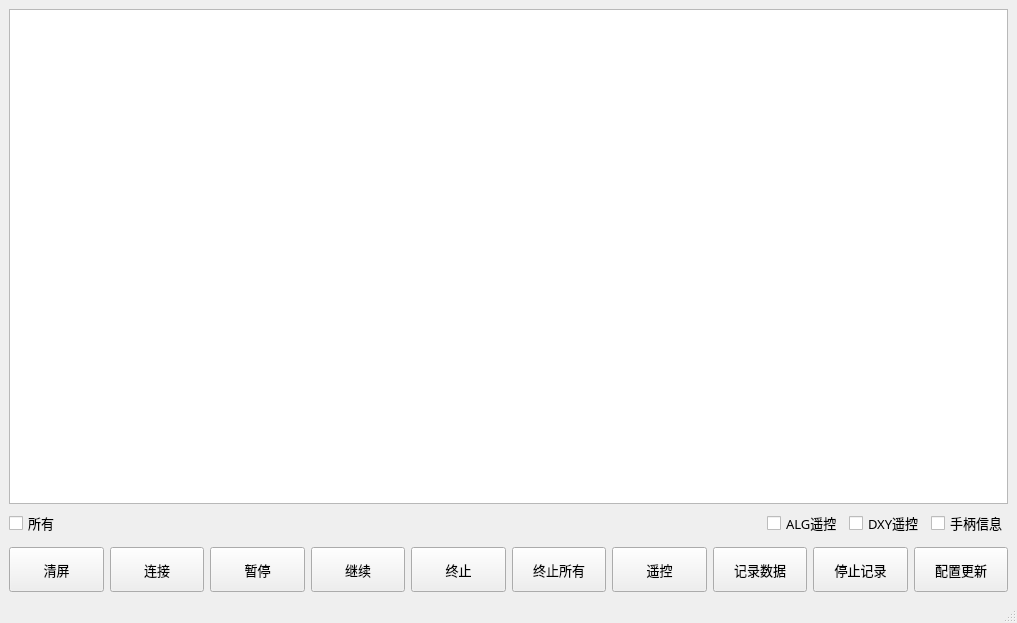
<?xml version="1.0" encoding="UTF-8"?>
<ui version="4.0">
 <class>MainWindow</class>
 <widget class="QMainWindow" name="MainWindow">
  <property name="geometry">
   <rect>
    <x>0</x>
    <y>0</y>
    <width>1017</width>
    <height>623</height>
   </rect>
  </property>
  <property name="windowTitle">
   <string>MainWindow</string>
  </property>
  <widget class="QWidget" name="centralwidget">
   <layout class="QVBoxLayout" name="verticalLayout">
    <item>
     <layout class="QFormLayout" name="fmLayoutRobot"/>
    </item>
    <item>
     <widget class="QTextBrowser" name="tb">
      <property name="font">
       <font>
        <family>Consolas</family>
        <pointsize>10</pointsize>
       </font>
      </property>
      <property name="locale">
       <locale language="Chinese" country="China"/>
      </property>
      <property name="readOnly">
       <bool>true</bool>
      </property>
     </widget>
    </item>
    <item>
     <layout class="QHBoxLayout" name="hzLayoutCheck">
      <item>
       <layout class="QHBoxLayout" name="hzLayoutCheckRobot">
        <item>
         <widget class="QCheckBox" name="cbAll">
          <property name="font">
           <font>
            <family>等线</family>
            <pointsize>10</pointsize>
           </font>
          </property>
          <property name="text">
           <string>所有</string>
          </property>
         </widget>
        </item>
       </layout>
      </item>
      <item>
       <spacer name="horizontalSpacer">
        <property name="orientation">
         <enum>Qt::Horizontal</enum>
        </property>
        <property name="sizeHint" stdset="0">
         <size>
          <width>40</width>
          <height>20</height>
         </size>
        </property>
       </spacer>
      </item>
      <item>
       <widget class="QCheckBox" name="cbTeleAlg">
        <property name="font">
         <font>
          <family>等线</family>
          <pointsize>10</pointsize>
         </font>
        </property>
        <property name="text">
         <string>ALG遥控</string>
        </property>
       </widget>
      </item>
      <item>
       <widget class="QCheckBox" name="cbTeleXY">
        <property name="font">
         <font>
          <family>等线</family>
          <pointsize>10</pointsize>
         </font>
        </property>
        <property name="text">
         <string>DXY遥控</string>
        </property>
       </widget>
      </item>
      <item>
       <widget class="QCheckBox" name="cbJoy">
        <property name="font">
         <font>
          <family>等线</family>
          <pointsize>10</pointsize>
         </font>
        </property>
        <property name="text">
         <string>手柄信息</string>
        </property>
       </widget>
      </item>
     </layout>
    </item>
    <item>
     <spacer name="verticalSpacer">
      <property name="orientation">
       <enum>Qt::Vertical</enum>
      </property>
      <property name="sizeType">
       <enum>QSizePolicy::Minimum</enum>
      </property>
      <property name="sizeHint" stdset="0">
       <size>
        <width>20</width>
        <height>5</height>
       </size>
      </property>
     </spacer>
    </item>
    <item>
     <layout class="QHBoxLayout" name="horizontalLayout">
      <item>
       <widget class="QPushButton" name="btnClear">
        <property name="minimumSize">
         <size>
          <width>0</width>
          <height>45</height>
         </size>
        </property>
        <property name="font">
         <font>
          <family>等线</family>
          <pointsize>10</pointsize>
         </font>
        </property>
        <property name="text">
         <string>清屏</string>
        </property>
       </widget>
      </item>
      <item>
       <widget class="QPushButton" name="btnConnect">
        <property name="minimumSize">
         <size>
          <width>0</width>
          <height>45</height>
         </size>
        </property>
        <property name="font">
         <font>
          <family>等线</family>
          <pointsize>10</pointsize>
         </font>
        </property>
        <property name="text">
         <string>连接</string>
        </property>
       </widget>
      </item>
      <item>
       <widget class="QPushButton" name="btnPause">
        <property name="minimumSize">
         <size>
          <width>0</width>
          <height>45</height>
         </size>
        </property>
        <property name="font">
         <font>
          <family>等线</family>
          <pointsize>10</pointsize>
         </font>
        </property>
        <property name="text">
         <string>暂停</string>
        </property>
       </widget>
      </item>
      <item>
       <widget class="QPushButton" name="btnResume">
        <property name="minimumSize">
         <size>
          <width>0</width>
          <height>45</height>
         </size>
        </property>
        <property name="font">
         <font>
          <family>等线</family>
          <pointsize>10</pointsize>
         </font>
        </property>
        <property name="text">
         <string>继续</string>
        </property>
       </widget>
      </item>
      <item>
       <widget class="QPushButton" name="btnStop">
        <property name="minimumSize">
         <size>
          <width>0</width>
          <height>45</height>
         </size>
        </property>
        <property name="font">
         <font>
          <family>等线</family>
          <pointsize>10</pointsize>
         </font>
        </property>
        <property name="text">
         <string>终止</string>
        </property>
       </widget>
      </item>
      <item>
       <widget class="QPushButton" name="btnStopAll">
        <property name="minimumSize">
         <size>
          <width>0</width>
          <height>45</height>
         </size>
        </property>
        <property name="font">
         <font>
          <family>等线</family>
          <pointsize>10</pointsize>
         </font>
        </property>
        <property name="text">
         <string>终止所有</string>
        </property>
       </widget>
      </item>
      <item>
       <widget class="QPushButton" name="btnTele">
        <property name="minimumSize">
         <size>
          <width>0</width>
          <height>45</height>
         </size>
        </property>
        <property name="font">
         <font>
          <family>等线</family>
          <pointsize>10</pointsize>
         </font>
        </property>
        <property name="text">
         <string>遥控</string>
        </property>
       </widget>
      </item>
      <item>
       <widget class="QPushButton" name="btnLogStart">
        <property name="minimumSize">
         <size>
          <width>0</width>
          <height>45</height>
         </size>
        </property>
        <property name="font">
         <font>
          <family>等线</family>
          <pointsize>10</pointsize>
         </font>
        </property>
        <property name="text">
         <string>记录数据</string>
        </property>
       </widget>
      </item>
      <item>
       <widget class="QPushButton" name="btnLogStop">
        <property name="minimumSize">
         <size>
          <width>0</width>
          <height>45</height>
         </size>
        </property>
        <property name="font">
         <font>
          <family>等线</family>
          <pointsize>10</pointsize>
         </font>
        </property>
        <property name="text">
         <string>停止记录</string>
        </property>
       </widget>
      </item>
      <item>
       <widget class="QPushButton" name="btnReload">
        <property name="minimumSize">
         <size>
          <width>0</width>
          <height>45</height>
         </size>
        </property>
        <property name="font">
         <font>
          <family>等线</family>
          <pointsize>10</pointsize>
         </font>
        </property>
        <property name="text">
         <string>配置更新</string>
        </property>
       </widget>
      </item>
     </layout>
    </item>
   </layout>
  </widget>
  <widget class="QStatusBar" name="statusbar"/>
 </widget>
 <resources/>
 <connections/>
</ui>
